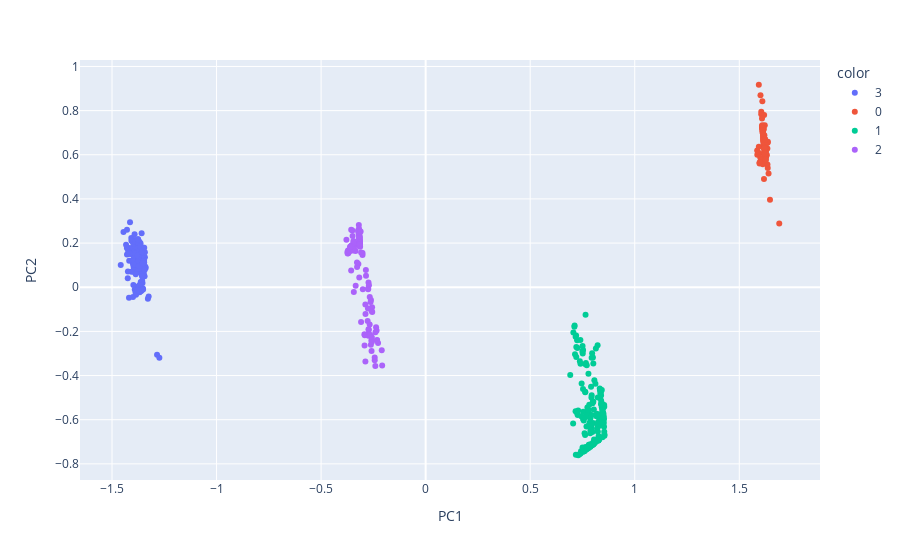

Notebook code for this chart:
### Markdown cell above
# PCA --> Scatterplot Visualizations

### Code cell
from sklearn.decomposition import PCA
pca = PCA(n_components=2)
components =pca.fit_transform(df_habits_scaled)
df_pca = pd.DataFrame(components, columns = ['PC1', 'PC2'])
df_pca['Cluster'] = df_habits_scaled['Cluster']

fig = px.scatter(df_pca, x='PC1', y='PC2', color=df_pca['Cluster'].astype(str))
fig.show()

### Figure 1 — Plotly figure (JSON) as saved in the notebook; plotly's stock layout.template omitted (floating-point values rounded to 4 significant figures; data arrays with more than 128 entries replaced by an {"elided": "..."} marker saying what was removed)
{"data": [{"hovertemplate": "color=3<br>PC1=%{x}<br>PC2=%{y}<extra></extra>", "legendgroup": "3", "marker": {"color": "#636efa", "symbol": "circle"}, "mode": "markers", "name": "3", "orientation": "v", "showlegend": true, "type": "scatter", "x": {"elided": "211 float values"}, "xaxis": "x", "y": {"elided": "211 float values"}, "yaxis": "y"}, {"hovertemplate": "color=0<br>PC1=%{x}<br>PC2=%{y}<extra></extra>", "legendgroup": "0", "marker": {"color": "#EF553B", "symbol": "circle"}, "mode": "markers", "name": "0", "orientation": "v", "showlegend": true, "type": "scatter", "x": [1.615, 1.626, 1.622, 1.626, 1.617, 1.627, 1.618, 1.637, 1.632, 1.61, 1.622, 1.605, 1.628, 1.612, 1.62, 1.618, 1.617, 1.622, 1.618, 1.617, 1.624, 1.611, 1.626, 1.624, 1.624, 1.617, 1.62, 1.596, 1.622, 1.628, 1.622, 1.647, 1.586, 1.691, 1.622, 1.622, 1.614, 1.605, 1.619, 1.623, 1.636, 1.613, 1.628, 1.62, 1.61, 1.593, 1.62, 1.625, 1.634, 1.612, 1.623, 1.615, 1.62, 1.622, 1.625, 1.618, 1.614, 1.611, 1.626, 1.636, 1.61, 1.593, 1.598, 1.608, 1.62, 1.62, 1.617, 1.626, 1.624, 1.635, 1.625, 1.626, 1.626, 1.593, 1.618, 1.624, 1.609, 1.6, 1.624, 1.609, 1.625, 1.612, 1.613, 1.615, 1.618, 1.624, 1.601, 1.597, 1.613, 1.619, 1.617, 1.64, 1.621, 1.617, 1.615, 1.622, 1.62, 1.625, 1.586, 1.614, 1.628, 1.609, 1.597, 1.626, 1.624, 1.623, 1.62, 1.617, 1.621, 1.612, 1.613, 1.624, 1.621, 1.613, 1.622], "xaxis": "x", "y": [0.6912, 0.6158, 0.6326, 0.6223, 0.6479, 0.5767, 0.7173, 0.6594, 0.5991, 0.7228, 0.6707, 0.7838, 0.5962, 0.701, 0.6253, 0.668, 0.6707, 0.6191, 0.49, 0.6591, 0.614, 0.7141, 0.5965, 0.6657, 0.6158, 0.6762, 0.6359, 0.6066, 0.6163, 0.5961, 0.7341, 0.3966, 0.6197, 0.2886, 0.6503, 0.6714, 0.6826, 0.7953, 0.7806, 0.6527, 0.6544, 0.6916, 0.5922, 0.637, 0.8428, 0.6067, 0.6407, 0.6071, 0.6287, 0.7064, 0.6139, 0.6627, 0.6384, 0.6452, 0.6219, 0.6464, 0.674, 0.5782, 0.6021, 0.5398, 0.7334, 0.9172, 0.5635, 0.7299, 0.688, 0.6459, 0.6534, 0.5968, 0.6216, 0.5558, 0.5826, 0.6003, 0.6377, 0.6363, 0.6438, 0.633, 0.7217, 0.5862, 0.5957, 0.7645, 0.6217, 0.7083, 0.7073, 0.6818, 0.6499, 0.5983, 0.87, 0.5609, 0.5569, 0.6442, 0.657, 0.5149, 0.6084, 0.6677, 0.6657, 0.6584, 0.6254, 0.6485, 0.6001, 0.7029, 0.5981, 0.7227, 0.5653, 0.5781, 0.6136, 0.6124, 0.6296, 0.6518, 0.6332, 0.7195, 0.7124, 0.6668, 0.6301, 0.6966, 0.6046], "yaxis": "y"}, {"hovertemplate": "color=1<br>PC1=%{x}<br>PC2=%{y}<extra></extra>", "legendgroup": "1", "marker": {"color": "#00cc96", "symbol": "circle"}, "mode": "markers", "name": "1", "orientation": "v", "showlegend": true, "type": "scatter", "x": {"elided": "189 float values"}, "xaxis": "x", "y": {"elided": "189 float values"}, "yaxis": "y"}, {"hovertemplate": "color=2<br>PC1=%{x}<br>PC2=%{y}<extra></extra>", "legendgroup": "2", "marker": {"color": "#ab63fa", "symbol": "circle"}, "mode": "markers", "name": "2", "orientation": "v", "showlegend": true, "type": "scatter", "x": {"elided": "150 float values"}, "xaxis": "x", "y": {"elided": "150 float values"}, "yaxis": "y"}], "layout": {"autosize": true, "legend": {"title": {"text": "color"}, "tracegroupgap": 0}, "margin": {"t": 60}, "xaxis": {"anchor": "y", "autorange": true, "domain": [0, 1], "range": [-1.649, 1.882], "title": {"text": "PC1"}, "type": "linear"}, "yaxis": {"anchor": "x", "autorange": true, "domain": [0, 1], "range": [-0.891, 1.047], "title": {"text": "PC2"}, "type": "linear"}}}
